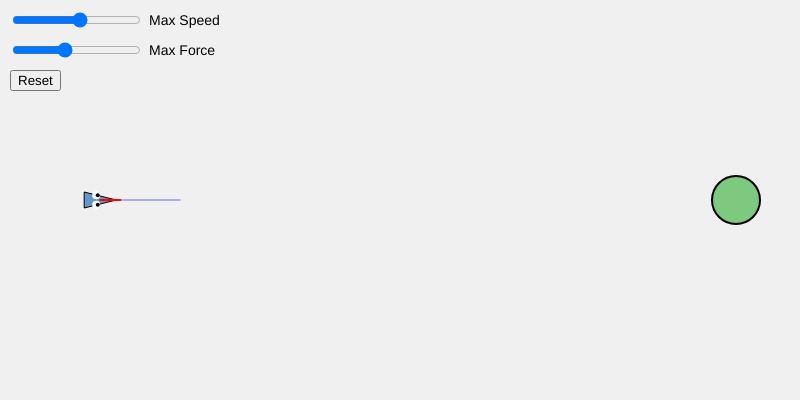
Frame 1 (no input)
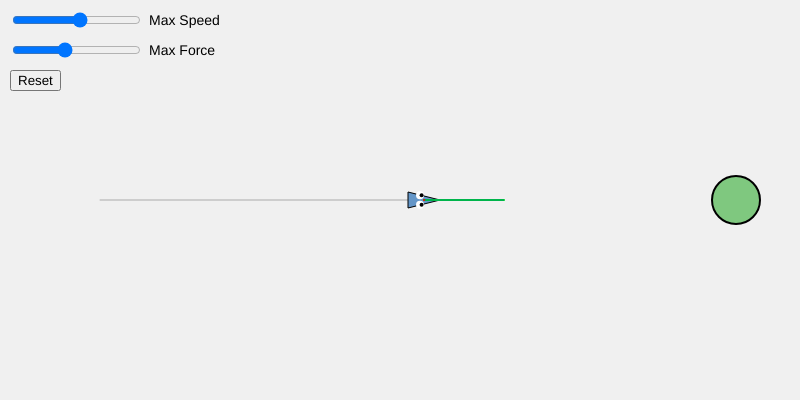
Frame 60 (no input)
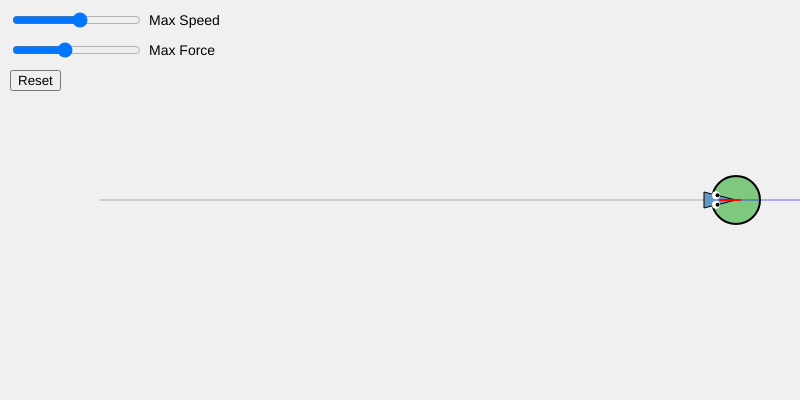
Frame 120 (the mouse pressed at the canvas centre since frame 60)

The p5.js sketch that drew these frames (run headless with seeded random() and noise() and a simulated clock; from frame 60 on, the mouse is pressed at the canvas centre):

// p5.js sketch
// ── sketch.js
// The Nature of Code
// Daniel Shiffman
// http://natureofcode.com
// (Modified with enhancements)

let vehicle;
let target;
let speedSlider, forceSlider;
let resetButton;

function setup() {
  createCanvas(800, 400);
  resetSketch(); // 초기 설정을 위한 함수 호출

  // 최대 속도 슬라이더 생성
  speedSlider = createSlider(0, 15, 8, 0.1); // (최소, 최대, 시작값, 단계)
  speedSlider.position(10, 10);

  // 최대 조향력 슬라이더 생성
  forceSlider = createSlider(0, 0.5, 0.2, 0.01);
  forceSlider.position(10, 40);

  // 리셋 버튼 생성
  resetButton = createButton('Reset');
  resetButton.position(10, 70);
  resetButton.mousePressed(resetSketch); // 버튼 클릭 시 resetSketch 함수 실행
}

// 스케치를 초기 상태로 리셋하는 함수
function resetSketch() {
  // Vehicle을 화면 왼쪽 중앙에 생성
  vehicle = new Vehicle(100, height / 2);
  // Target을 화면 오른쪽 중앙에 고정
  target = createVector(width - 64, height / 2);
}


function draw() {
  background(240);

  // 목표 지점(Target) 그리기
  stroke(0);
  strokeWeight(2);
  fill(127, 200, 127); // 초록색 원
  circle(target.x, target.y, 48);

  // 슬라이더 값을 vehicle 속성에 실시간으로 반영
  vehicle.maxspeed = speedSlider.value();
  vehicle.maxforce = forceSlider.value();

  // 목표와의 충돌 감지
  let distance = p5.Vector.dist(vehicle.position, target);
  if (distance < 24) { // 원의 반지름(24)보다 가까워지면
    vehicle.stop(); // vehicle 정지
  }

  // 정지 상태가 아닐 때만 목표를 향해 이동
  if (!vehicle.isStopped()) {
    vehicle.seek(target);
  }

  // Vehicle 상태 업데이트 및 그리기
  vehicle.update();
  vehicle.displayPath(); // 이동 경로 그리기
  vehicle.show(); // Vehicle 본체 그리기
  vehicle.debugDraw(target); // 힘 시각화 화살표 그리기

  // 슬라이더 옆에 텍스트 라벨 표시
  fill(0);
  noStroke();
  textSize(14);
  text('Max Speed', speedSlider.x * 2 + speedSlider.width, 25);
  text('Max Force', forceSlider.x * 2 + forceSlider.width, 55);
}
// ── vehicle.js
// The Nature of Code
// Daniel Shiffman
// http://natureofcode.com
// (Modified with enhancements)

class Vehicle {
  constructor(x, y) {
    this.position = createVector(x, y);
    this.velocity = createVector(0, 0);
    this.acceleration = createVector(0, 0);
    this.r = 8; // 크기
    this.maxspeed = 8;
    this.maxforce = 0.2;
    this.path = []; // 이동 경로를 저장할 배열
    this.stopped = false; // 정지 상태 플래그
  }

  // 정지 상태 확인
  isStopped() {
    return this.stopped;
  }

  // Vehicle 정지
  stop() {
    this.stopped = true;
  }

  // 위치 업데이트
  update() {
    // 정지 상태이면 업데이트 중단
    if (this.stopped) {
      this.velocity.mult(0); // 혹시 모를 잔여 속도 제거
      return;
    }

    // 물리 법칙에 따라 위치 업데이트
    this.velocity.add(this.acceleration);
    this.velocity.limit(this.maxspeed);
    this.position.add(this.velocity);
    this.acceleration.mult(0); // 매 프레임 가속도 초기화

    // 현재 위치를 경로 배열에 추가
    if (this.velocity.mag() > 0.1) { // 조금이라도 움직일 때만 추가
      this.path.push(this.position.copy());
    }
  }

  // 힘 적용
  applyForce(force) {
    this.acceleration.add(force);
  }

  // 목표를 향한 조향력 계산 (STEER = DESIRED - VELOCITY)
  seek(target) {
    let desired = p5.Vector.sub(target, this.position);
    desired.setMag(this.maxspeed);
    let steer = p5.Vector.sub(desired, this.velocity);
    steer.limit(this.maxforce);
    this.applyForce(steer);
  }

  // Vehicle 그리기
  show() {
    let angle = this.velocity.heading();
    push();
    translate(this.position.x, this.position.y);
    rotate(angle);

    // 몸체 (삼각형)
    fill(100, 150, 200);
    stroke(0);
    strokeWeight(1);
    beginShape();
    vertex(this.r * 2, 0);
    vertex(-this.r * 2, -this.r);
    vertex(-this.r * 2, this.r);
    endShape(CLOSE);

    // 귀여운 눈 👀
    fill(255);
    noStroke();
    ellipse(-this.r * 0.5, -this.r * 0.6, this.r, this.r);
    ellipse(-this.r * 0.5, this.r * 0.6, this.r, this.r);
    fill(0);
    ellipse(-this.r * 0.3, -this.r * 0.6, this.r * 0.5, this.r * 0.5);
    ellipse(-this.r * 0.3, this.r * 0.6, this.r * 0.5, this.r * 0.5);

    pop();
  }

  // 이동 경로(족적) 그리기
  displayPath() {
    stroke(0, 50); // 반투명 검은색
    noFill();
    strokeWeight(1.5);
    beginShape();
    for (let v of this.path) {
      vertex(v.x, v.y);
    }
    endShape();
  }

  // 힘 시각화 (디버깅용)
  debugDraw(target) {
    push();
    // 1. 현재 속도 (초록색)
    stroke(0, 255, 0);
    strokeWeight(2);
    line(this.position.x, this.position.y, this.position.x + this.velocity.x * 10, this.position.y + this.velocity.y * 10);

    // 2. 원하는 속도 (파란색)
    let desired = p5.Vector.sub(target, this.position);
    desired.setMag(this.maxspeed * 10);
    stroke(0, 0, 255, 150);
    strokeWeight(1);
    line(this.position.x, this.position.y, this.position.x + desired.x, this.position.y + desired.y);

    // 3. 조향력 (빨간색)
    let desiredForSteer = p5.Vector.sub(target, this.position).setMag(this.maxspeed);
    let steer = p5.Vector.sub(desiredForSteer, this.velocity);
    steer.limit(this.maxforce);
    steer.mult(100); // 화면에 잘 보이도록 증폭
    stroke(255, 0, 0);
    strokeWeight(2);
    line(this.position.x, this.position.y, this.position.x + steer.x, this.position.y + steer.y);
    pop();
  }
}
